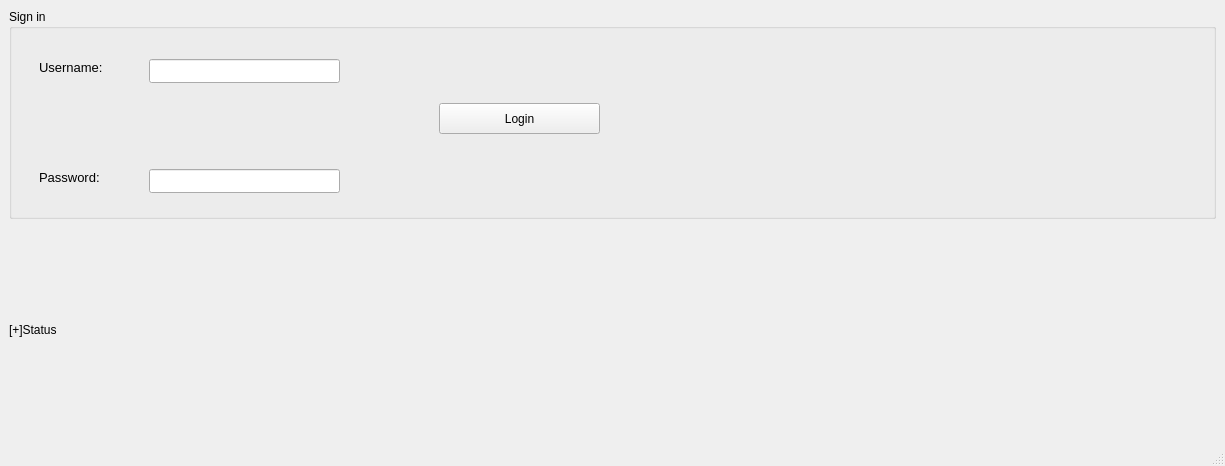
<?xml version="1.0" encoding="UTF-8"?>
<ui version="4.0">
 <class>MainWindow</class>
 <widget class="QMainWindow" name="MainWindow">
  <property name="geometry">
   <rect>
    <x>0</x>
    <y>0</y>
    <width>1225</width>
    <height>466</height>
   </rect>
  </property>
  <property name="windowTitle">
   <string>MainWindow</string>
  </property>
  <widget class="QWidget" name="centralwidget">
   <layout class="QVBoxLayout" name="verticalLayout">
    <item>
     <widget class="QGroupBox" name="groupBox">
      <property name="title">
       <string>Sign in</string>
      </property>
      <widget class="QLabel" name="label">
       <property name="geometry">
        <rect>
         <x>30</x>
         <y>50</y>
         <width>101</width>
         <height>16</height>
        </rect>
       </property>
       <property name="font">
        <font>
         <family>Arial</family>
         <pointsize>10</pointsize>
        </font>
       </property>
       <property name="text">
        <string>Username:</string>
       </property>
      </widget>
      <widget class="QLabel" name="label_2">
       <property name="geometry">
        <rect>
         <x>30</x>
         <y>160</y>
         <width>101</width>
         <height>16</height>
        </rect>
       </property>
       <property name="font">
        <font>
         <family>Arial</family>
         <pointsize>10</pointsize>
        </font>
       </property>
       <property name="text">
        <string>Password:</string>
       </property>
      </widget>
      <widget class="QLineEdit" name="txtUername">
       <property name="geometry">
        <rect>
         <x>140</x>
         <y>50</y>
         <width>191</width>
         <height>24</height>
        </rect>
       </property>
      </widget>
      <widget class="QLineEdit" name="txtPassword">
       <property name="geometry">
        <rect>
         <x>140</x>
         <y>160</y>
         <width>191</width>
         <height>24</height>
        </rect>
       </property>
       <property name="echoMode">
        <enum>QLineEdit::Password</enum>
       </property>
      </widget>
      <widget class="QPushButton" name="btnLogin">
       <property name="geometry">
        <rect>
         <x>430</x>
         <y>94</y>
         <width>161</width>
         <height>31</height>
        </rect>
       </property>
       <property name="text">
        <string>Login</string>
       </property>
      </widget>
     </widget>
    </item>
    <item>
     <widget class="QLabel" name="lblStatus">
      <property name="text">
       <string>[+]Status</string>
      </property>
     </widget>
    </item>
   </layout>
  </widget>
  <widget class="QStatusBar" name="statusbar"/>
 </widget>
 <tabstops>
  <tabstop>txtUername</tabstop>
  <tabstop>txtPassword</tabstop>
 </tabstops>
 <resources/>
 <connections/>
</ui>
